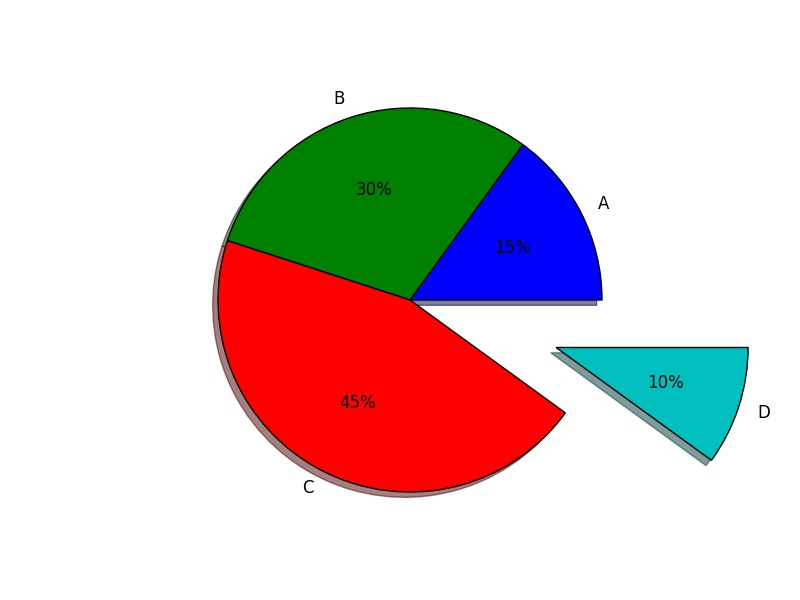

The Python source for this figure:
import matplotlib
matplotlib.use('Agg')
import matplotlib.pyplot as plt

labels = 'A', 'B', 'C', 'D'
fracs = [15, 30, 45, 10]
explode = (0, 0.05, 0, 0)
plt.axes(aspect=1)
explode = (0,0,0,0.8)

plt.pie(fracs, explode=explode, labels=labels, autopct='%.0f%%', shadow=True)

plt.savefig('pie.jpg')

